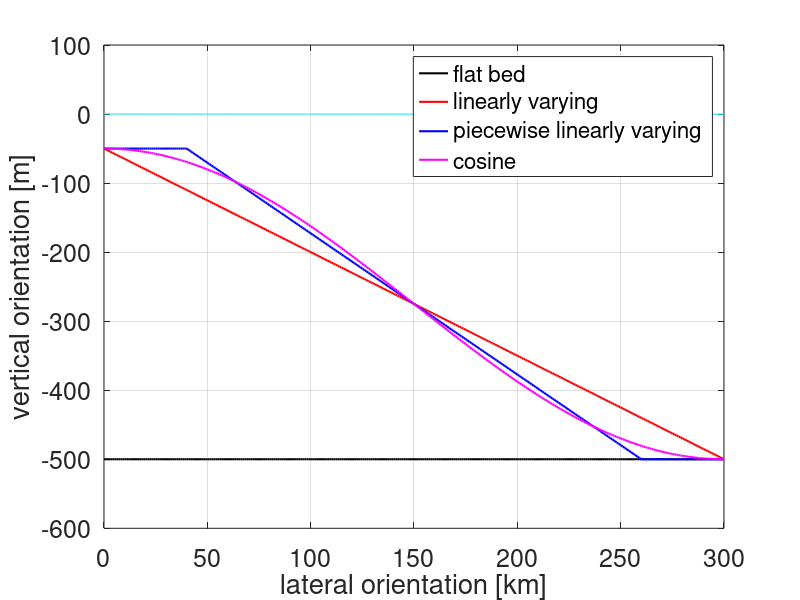

This chart was generated by the following MATLAB code:
function showbathymetry;

fclose all;
close all;
clc;

% Print?
printen        = 1;

% Input
d1             =     50;
d2             =    500;
B              = 300000;

% Set grid in y-direction
y              = [0:1000:300000];

% Define four bathymetries
z1             = -d2.*ones(1,length(y));
z2             = -(d2-d1)./B.*y - 50;
z3             = -abs((d1-d2)/(B-2.*40000).*(y-40000)-d1);
z4             = -abs((d2-d1)./2.*cos(2.*pi.*(y)./2./B) - (d2-d1)./2 - d1);

% Modify z3
z3(y<= 40000)  = -d1;
z3(y>=260000)  = -d2;

% Solid parameters
numseconds     =  23*60*60 + 56*60 + 4.1;
Omega          =  2*pi/numseconds;
g              =  9.81;

% Input
phi            =  45;
u              =  0.1;
d              =  500;
ynul           =  150000;

% Preprocessing
f              =  2.*Omega.*sind(phi);

% Surface elevation
zetafinal      = -f.*(y-ynul)./g.*u;

% Figure settings
fs             = 18;
lw             =  1.5;

% Make plot
plot(y/1000,z1,'k','linewidth',lw);  hold on;
plot(y/1000,z2,'r','linewidth',lw); 
plot(y/1000,z3,'b','linewidth',lw);
plot(y/1000,z4,'m','linewidth',lw); 
plot(y/1000,zetafinal,'c'); hold off;
grid on;

% Legend
legend('flat bed','linearly varying','piecewise linearly varying','cosine','location','northeast');

% Beautify
xlim([0 B/1000]);
ylim([-600 100]);
xlabel('lateral orientation [km]','fontsize',fs);
ylabel('vertical orientation [m]','fontsize',fs);
set(gca,'fontsize',fs);

% Print?
if printen == 1;
    print(gcf,'-dpng','-r300','doc/coriolisstraightconfig.png');
    close all;
end